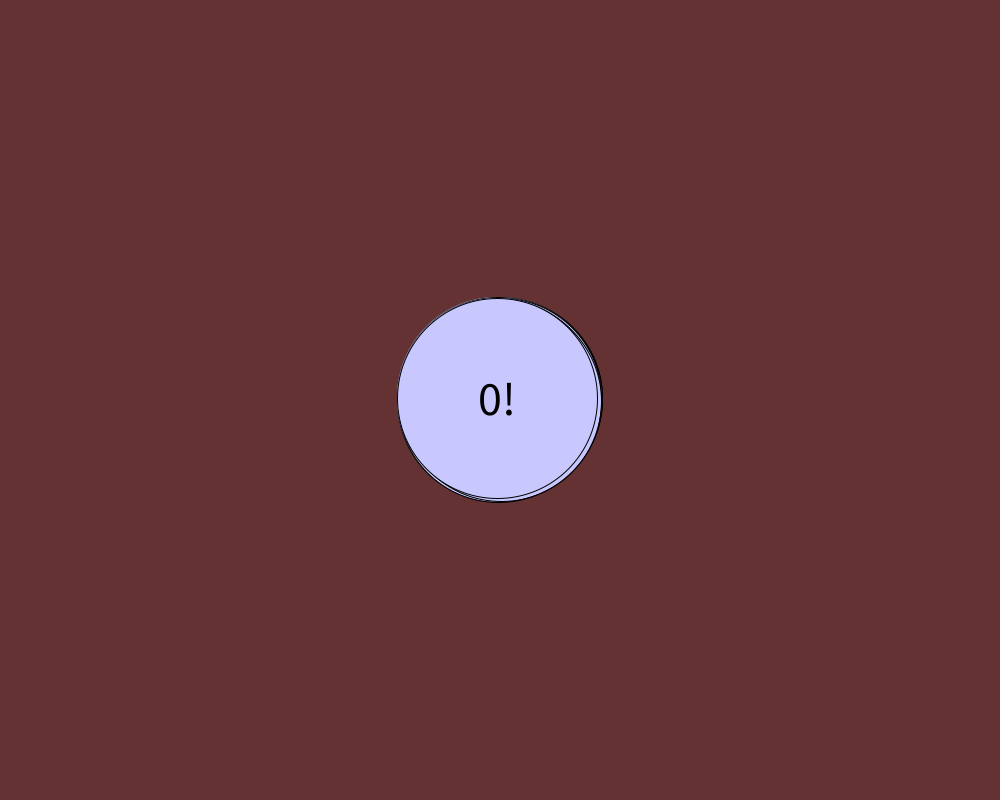
Frame 1 (no input)
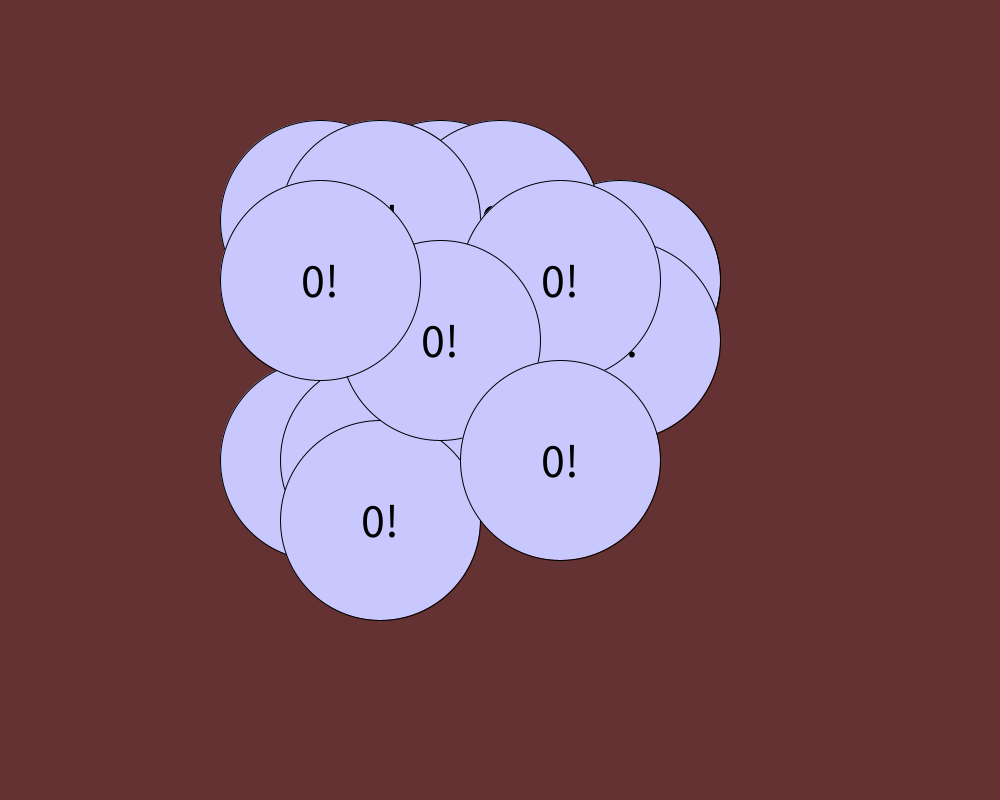
Frame 60 (the mouse pressed at the canvas centre just before this capture)
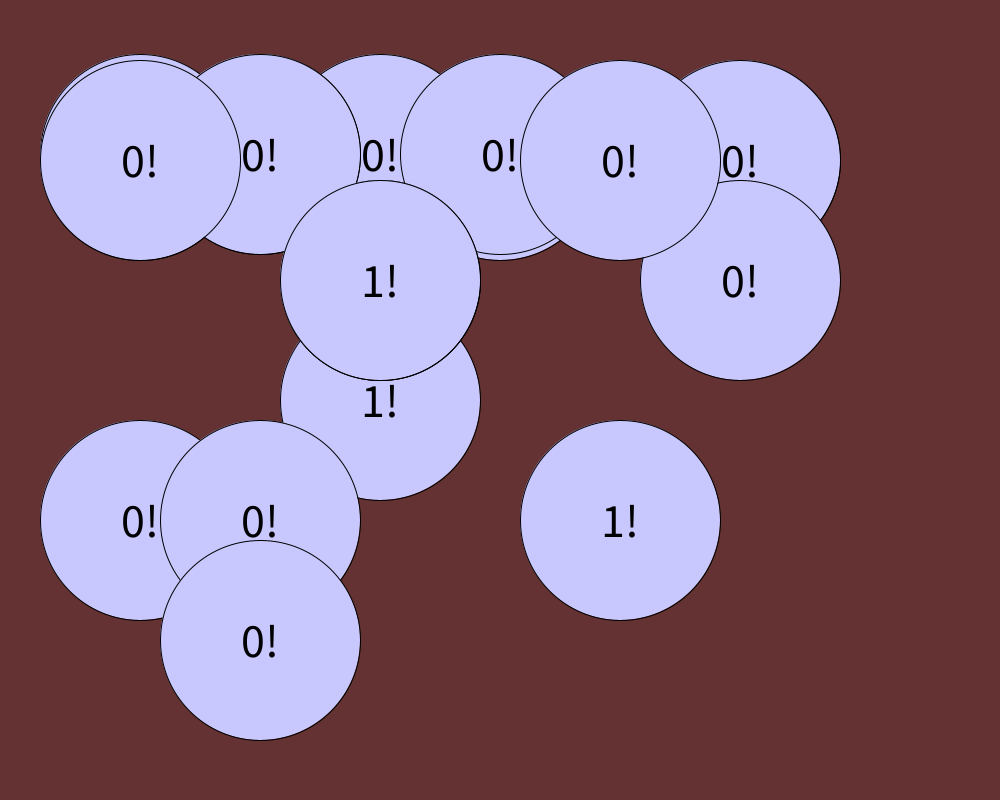
Frame 120 (the mouse held since frame 60 and released just before this capture)

The Processing sketch that drew these frames (run headless with seeded random() and noise(); from frame 60 on, the mouse is pressed at the canvas centre):

// Processing sketch: Clickers
// ── Clickers.pde
int speed = 3;
int radius = 100;
Clicker[] clickers;
boolean pmousePressed = false;

void setup() {
  size(1000, 800);

  clickers = new Clicker[20]; // how many
  for(int i=0; i<clickers.length; i++) {
    clickers[i] = new Clicker(width/2, height/2); 
  }

  textSize(48);
  textAlign(CENTER, CENTER);
}

void draw() {
  background(100, 50, 50);
  
  for(Clicker c : clickers) {
    c.move(); 
    c.draw(); 
  }

  // Mouse clicked magic
  pmousePressed = mousePressed;
}

boolean isPointInsideCircle(
/* point  */float pointX, float pointY, 
/* circle */float circleX, float circleY, float size
) {
  boolean answer = dist(circleX, circleY, pointX, pointY) < size/2;
  return answer;
}


// ── Function.pde
void drawCircle(int cx, int cy, int number) {
  // Draw the circle
  fill(200, 200, 255);
  ellipse(cx, cy, radius*2, radius*2);
  fill(0);
  text(number+"!", cx, cy);
}

// ── Object.pde
class Clicker
{
  int x, y, speedX, speedY, clicks;

  Clicker(int posX, int posY) { // setup
    this.x = posX;
    this.y = posY;
    this.speedX = floor(random(-speed, speed));
    this.speedY = floor(random(-speed, speed));
    this.clicks = 0;
  }

  void move() {
    // Move the circle
    x += speedX;
    y += speedY;
    if (x < radius || x > width-radius) {
      speedX = -speedX;
    }
    if (y < radius || y > height-radius) {
      speedY = -speedY;
    }
    if (mousePressed && !pmousePressed
      && isPointInsideCircle(mouseX, mouseY, x, y, radius*2)) {
      clicks++;
    }
  }

  void draw() {
    // Draw the circle
    fill(200, 200, 255);
    ellipse(x, y, radius*2, radius*2);
    fill(0);
    text(clicks+"!", x, y);
  }
}
